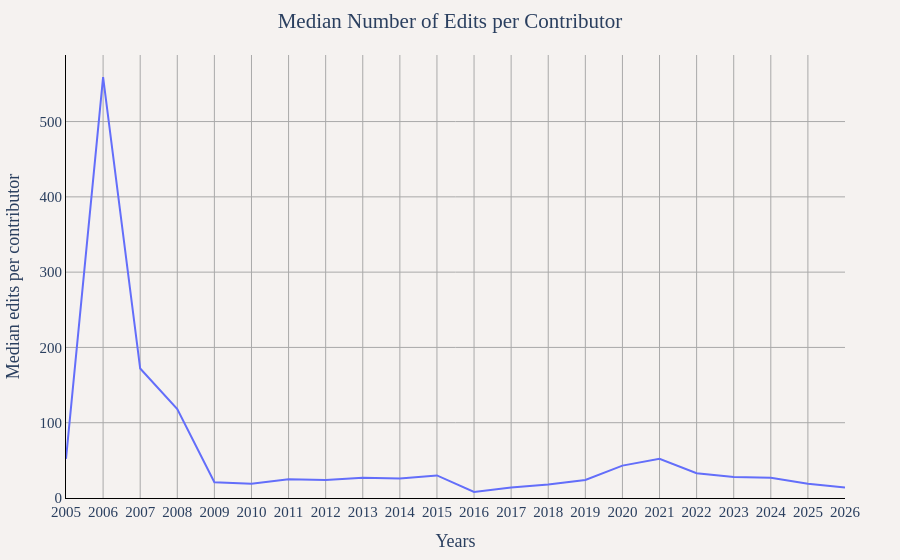

Notebook code cell kept with this figure:
### Markdown cell above
## Median Number of Edits per Contributor (Yearly)
This shows the median number of edits made by contributors each year, providing insight into typical contributor activity levels.

### Code cell
df_median_edits_yearly = duckdb.sql("""
WITH yearly_contributor_edits AS (
    SELECT
        year,
        user_name,
        CAST(SUM(edit_count) as INTEGER) as user_edits
    FROM '../changeset_data/year=*/month=*/*.parquet'
    GROUP BY year, user_name
)
SELECT
    CAST(year AS VARCHAR) as Years,
    CAST(PERCENTILE_CONT(0.5) WITHIN GROUP (ORDER BY user_edits) as INTEGER) as "Median edits per contributor"
FROM yearly_contributor_edits
GROUP BY year
ORDER BY year
""").df()

util.show_figure(
    [
        util.FigureConfig(
            title="Median Number of Edits per Contributor",
            x_col="Years",
            y_col="Median edits per contributor",
            query_or_df=df_median_edits_yearly,
        ),
    ],
)

### Figure 1 — Plotly figure (JSON) as saved in the notebook; plotly's stock layout.template omitted (floating-point values rounded to 4 significant figures)
{"data": [{"hovertemplate": "Median edits per contributor<br>%{x}<br>%{y:,} Median edits per contributor<extra></extra>", "name": "Median edits per contributor", "type": "scatter", "visible": true, "x": ["2005", "2006", "2007", "2008", "2009", "2010", "2011", "2012", "2013", "2014", "2015", "2016", "2017", "2018", "2019", "2020", "2021", "2022", "2023", "2024", "2025", "2026"], "y": [52, 559, 172, 118, 21, 19, 25, 24, 27, 26, 30, 8, 14, 18, 24, 43, 52, 33, 28, 27, 19, 14]}], "layout": {"barmode": "stack", "font": {"family": "Times", "size": 15}, "margin": {"b": 55, "l": 55, "r": 55, "t": 55}, "paper_bgcolor": "#f5f2f0", "plot_bgcolor": "#f5f2f0", "title": {"text": "Median Number of Edits per Contributor", "x": 0.5}, "xaxis": {"gridcolor": "darkgray", "linecolor": "black", "showgrid": true, "tickcolor": "black", "title": {"text": "Years"}, "zerolinecolor": "darkgray"}, "yaxis": {"gridcolor": "darkgray", "linecolor": "black", "rangemode": "tozero", "showgrid": true, "tickcolor": "black", "title": {"text": "Median edits per contributor"}, "zerolinecolor": "darkgray"}}}
